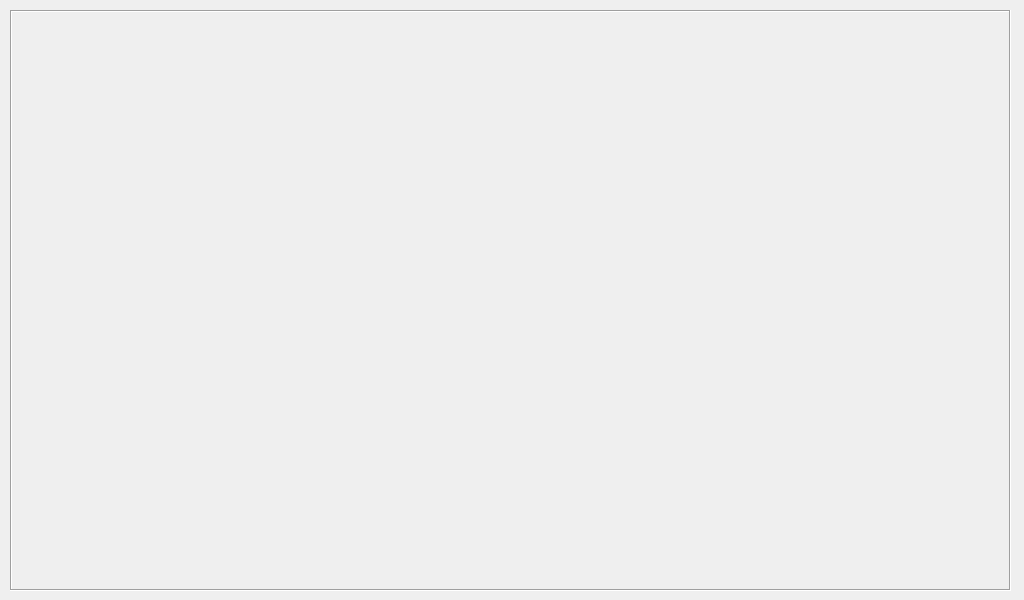
<?xml version="1.0" encoding="UTF-8"?>
<ui version="4.0">
 <class>MainWindow</class>
 <widget class="QMainWindow" name="MainWindow">
  <property name="geometry">
   <rect>
    <x>0</x>
    <y>0</y>
    <width>1024</width>
    <height>600</height>
   </rect>
  </property>
  <property name="sizePolicy">
   <sizepolicy hsizetype="Preferred" vsizetype="Preferred">
    <horstretch>0</horstretch>
    <verstretch>0</verstretch>
   </sizepolicy>
  </property>
  <property name="minimumSize">
   <size>
    <width>1024</width>
    <height>600</height>
   </size>
  </property>
  <property name="maximumSize">
   <size>
    <width>1024</width>
    <height>600</height>
   </size>
  </property>
  <property name="windowTitle">
   <string>MainWindow</string>
  </property>
  <widget class="QWidget" name="centralWidget">
   <widget class="QWidget" name="gridLayoutWidget">
    <property name="geometry">
     <rect>
      <x>0</x>
      <y>0</y>
      <width>1021</width>
      <height>601</height>
     </rect>
    </property>
    <layout class="QGridLayout" name="gridLayout">
     <property name="sizeConstraint">
      <enum>QLayout::SetMaximumSize</enum>
     </property>
     <property name="leftMargin">
      <number>10</number>
     </property>
     <property name="topMargin">
      <number>10</number>
     </property>
     <property name="rightMargin">
      <number>10</number>
     </property>
     <property name="bottomMargin">
      <number>10</number>
     </property>
     <item row="0" column="0">
      <widget class="QFrame" name="frame">
       <property name="sizePolicy">
        <sizepolicy hsizetype="MinimumExpanding" vsizetype="MinimumExpanding">
         <horstretch>0</horstretch>
         <verstretch>0</verstretch>
        </sizepolicy>
       </property>
       <property name="mouseTracking">
        <bool>false</bool>
       </property>
       <property name="focusPolicy">
        <enum>Qt::NoFocus</enum>
       </property>
       <property name="autoFillBackground">
        <bool>false</bool>
       </property>
       <property name="frameShape">
        <enum>QFrame::Box</enum>
       </property>
       <property name="frameShadow">
        <enum>QFrame::Sunken</enum>
       </property>
      </widget>
     </item>
    </layout>
   </widget>
  </widget>
 </widget>
 <layoutdefault spacing="6" margin="11"/>
 <resources/>
 <connections/>
</ui>
